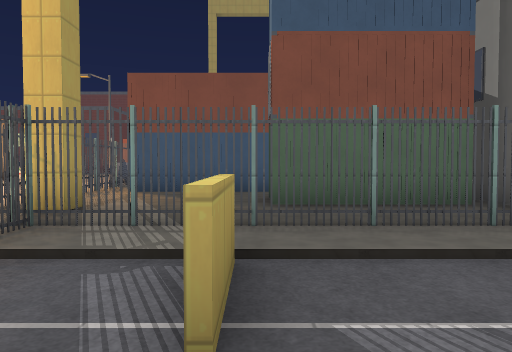
[1] (above)

24 first-person views from a walk through a Godot game level. The camera is 1.4 m above the floor, tilts 2° down and sees 70° across. The floor is counted in squares, 2 m on a side. Each view is taken from the middle of a square. On the plan, view 1 faces up. The plan holds only what a view shows up to about 11 squares ahead; the rest is blank. The place goes on beyond the plan. Some surface patterns are stand-ins.

[2]
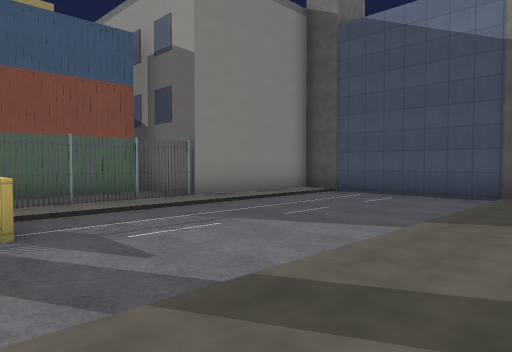

[3]
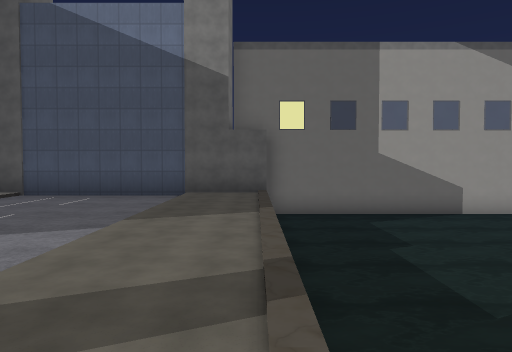

[4]
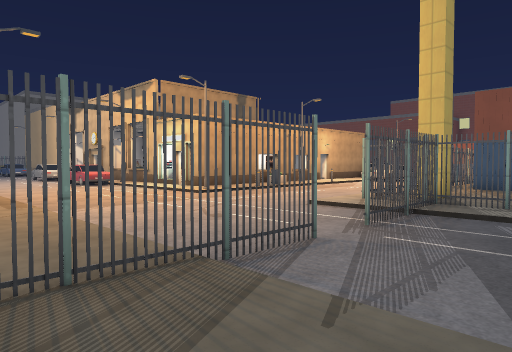

[5]
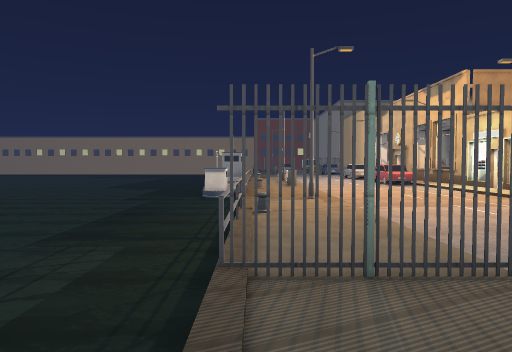

[6]
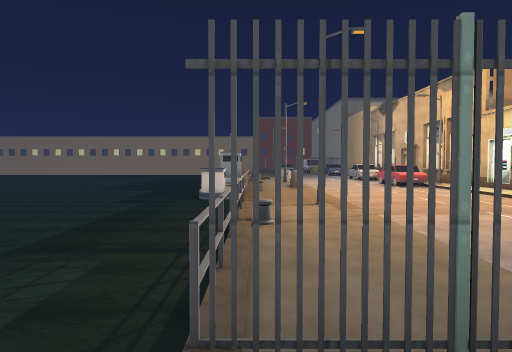

[7]
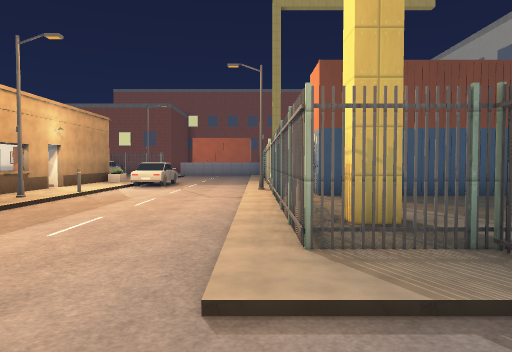

[8]
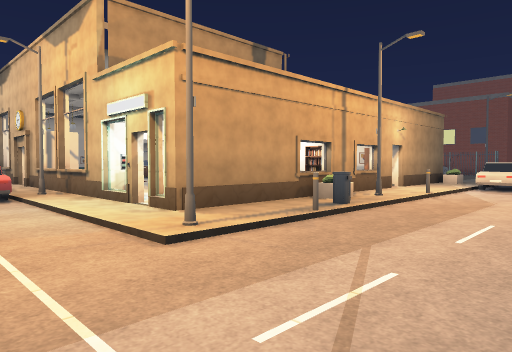

[9]
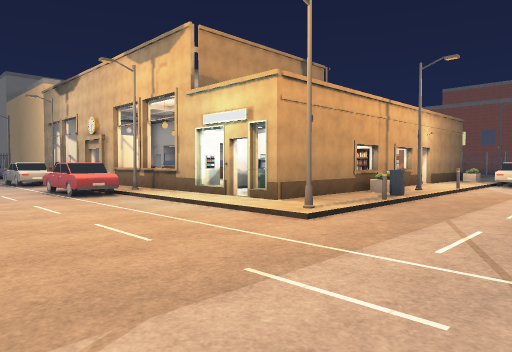

[10]
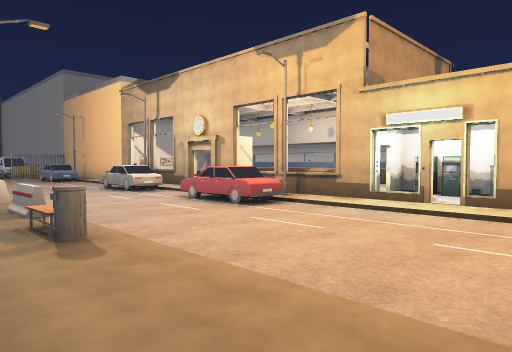

[11]
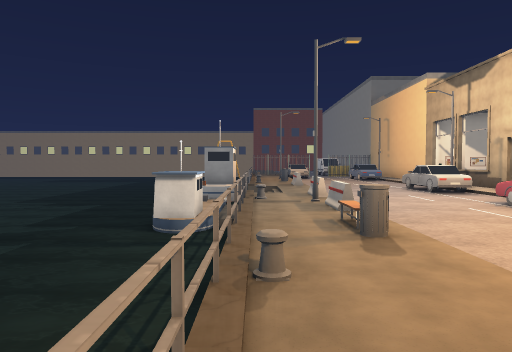

[12]
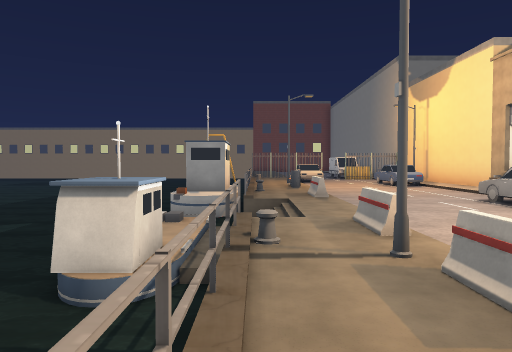

[13]
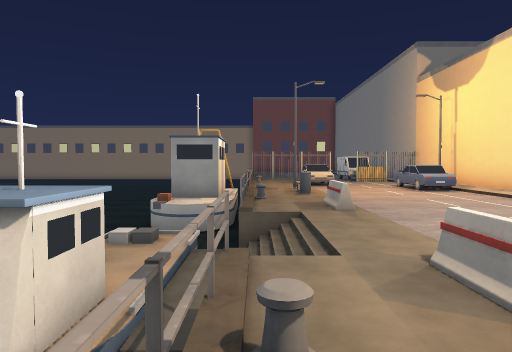

[14]
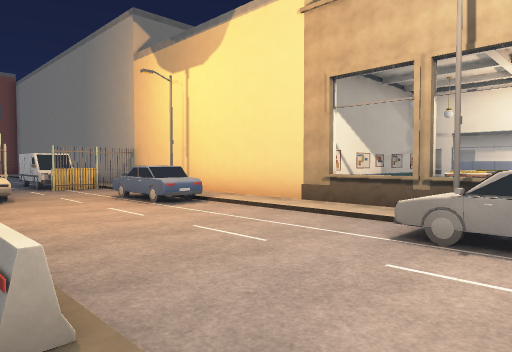

[15]
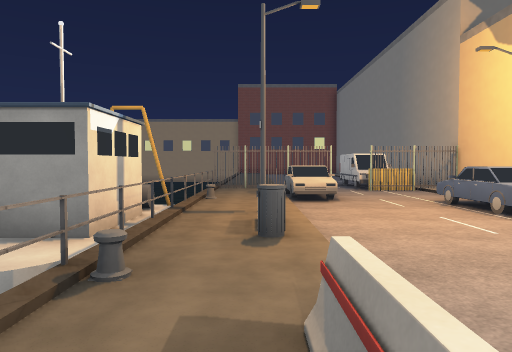

[16]
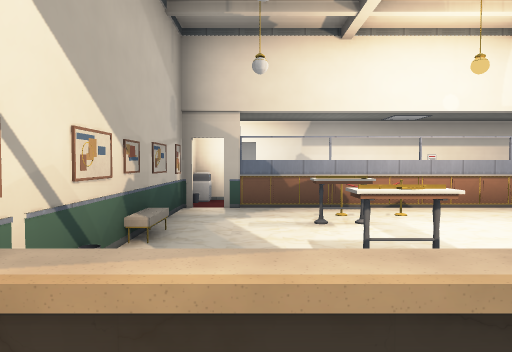

[17]
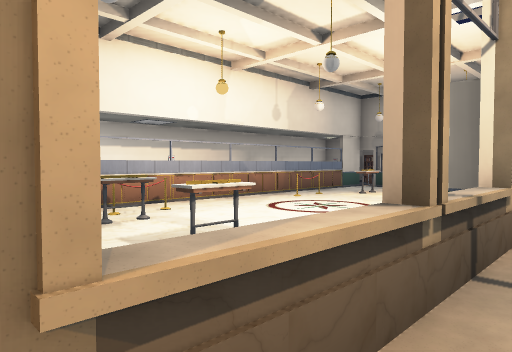

[18]
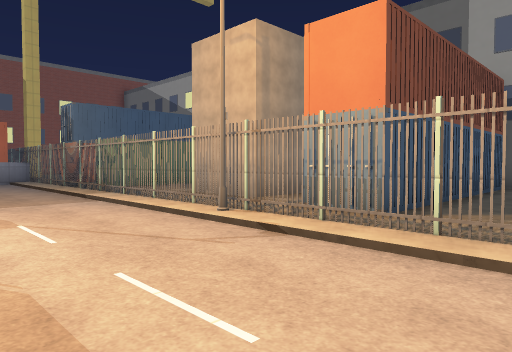

[19]
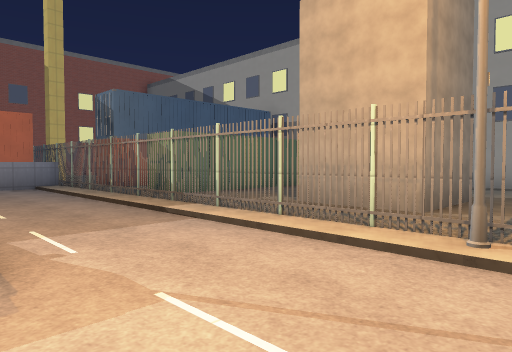

[20]
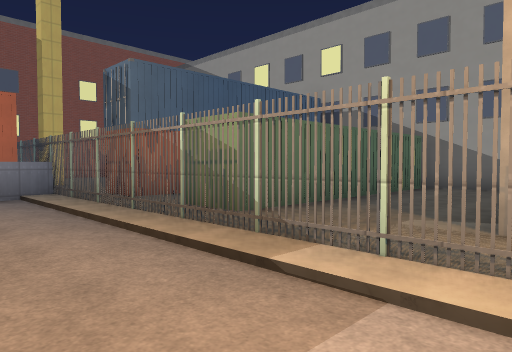

[21]
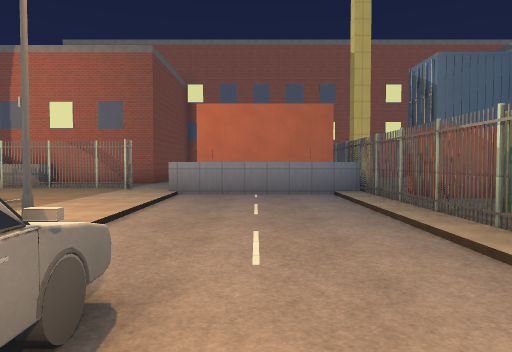

[22]
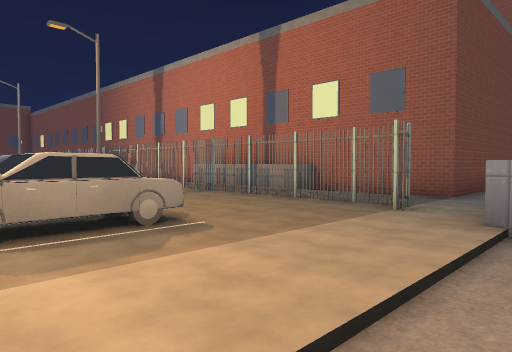

[23]
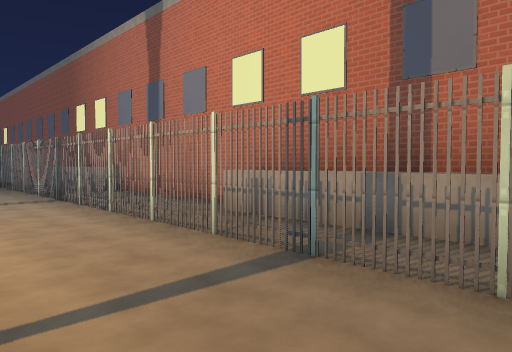

[24]
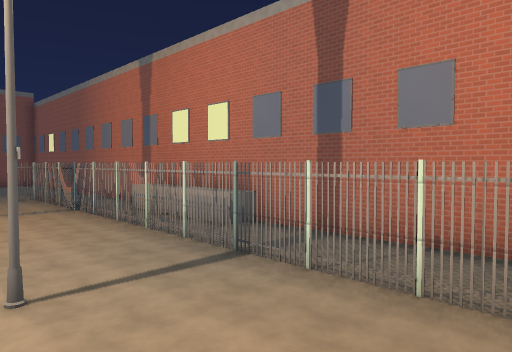

### Floor plan
Key: @ floor where view 1 was taken; # wall or solid block; x gap in a wall; . main floor; - floor 0.25 m lower than the main floor; _ floor 1 m lower than the main floor; : floor 1.25 m higher than the main floor; / step, stairs or slope; = window, fence, low wall or low ledge; ≈ water the walk keeps out of; ^ raised ledge; S streetlight; C container; T thing the floor can be seen under or through; B bin; A car; P planter; L bollard; M cash machine; R barrier; U counter; E table; F post; O other object.
Columns run from 31 left of view 1 to 10 right of it. Each row starts with its distance up from view 1.
 28                       #
 27                       #
 26                       #
 25                       #
 24      ##   ######   ####
 23      .###^.....###^....     x.
 22     ....................    =.
 21    x#xx#xx#xx#xx#xx#xxx^   C.
 20    .....................CCC^C
 19        ....SS.  .S......---.CC
 18                /    A...---.=.
 17                    A:...---.C
 16                     A..S---.CCCCCCC#
 15                         ---.=......#
 14                         A--.x......#
 13                        .A--..#     #
 12                       #.A--..#     #
 11           #           #.---..###...#
 10          ####O       OO.---S.....
  9          #U#UU# U#U   #O---.C
  8          #..F..#O..#  #S---.CCCCCCC#
  7          #.E.....E.   P.---.=..C   #
  6          #.E.....O #OO#B---.=..CCCC#
  5          #         #MO L---.x......#
  4  #########^^^# #^#^O###.---.##xx#xx#####
  3  ##..S......S..O  S....S---..#.........#
  2  #---AAA----AA--AAA----------#-=-------#
  1 ##-------------------------------------#
  0  ##--------------------------T-@-------#
 -1   #AA------------------------T---------#
 -2   #....SB..R...RSR.B....S....T.........#
 -3  ≈x../....///////............x.........###
 -4     ≈/###≈≈≈///≈≈≈≈≈≈≈≈≈≈≈≈≈≈    ≈≈≈≈≈≈≈≈#
 -5       ###= /_/#_≈≈≈≈≈≈≈≈≈≈≈≈≈    ≈≈≈≈≈≈≈≈#
 -6       ≈≈≈≈  ≈≈≈≈≈≈≈≈≈≈≈≈≈≈≈≈      ≈≈≈≈≈≈≈#
 -7       ≈≈≈  ≈≈≈≈≈≈≈≈≈≈≈≈≈≈≈≈        ≈≈≈≈≈≈#
 -8          ≈≈≈≈≈≈≈≈  ≈≈≈≈≈≈            ≈≈≈≈#

Where each view was taken, in squares from view 1:
view 1: 0 up, 0 right, facing up
view 2: 3 down, 1 left, facing up-right
view 3: 3 down, 1 left, facing right
view 4: 3 down, 0 right, facing up-left
view 5: 3 down, 0 right, facing left
view 6: 3 down, 1 left, facing left
view 7: 1 up, 4 left, facing up
view 8: 1 up, 5 left, facing up-left
view 9: 1 down, 5 left, facing up-left
view 10: 3 down, 8 left, facing up-left
view 11: 3 down, 8 left, facing left
view 12: 3 down, 12 left, facing left
view 13: 3 down, 14 left, facing left
view 14: 2 down, 18 left, facing up-left
view 15: 2 down, 19 left, facing left
view 16: 3 up, 21 left, facing up
view 17: 3 up, 22 left, facing up-right
view 18: 6 up, 7 left, facing up-right
view 19: 9 up, 7 left, facing up-right
view 20: 12 up, 6 left, facing up-right
view 21: 12 up, 6 left, facing up
view 22: 16 up, 7 left, facing up-left
view 23: 19 up, 12 left, facing up-left
view 24: 18 up, 16 left, facing up-left
